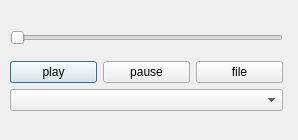
<?xml version="1.0" encoding="UTF-8"?>
<ui version="4.0">
 <class>Dialog</class>
 <widget class="QDialog" name="Dialog">
  <property name="geometry">
   <rect>
    <x>0</x>
    <y>0</y>
    <width>298</width>
    <height>140</height>
   </rect>
  </property>
  <property name="sizePolicy">
   <sizepolicy hsizetype="Fixed" vsizetype="Fixed">
    <horstretch>0</horstretch>
    <verstretch>0</verstretch>
   </sizepolicy>
  </property>
  <property name="windowTitle">
   <string>Dialog</string>
  </property>
  <widget class="QWidget" name="">
   <property name="geometry">
    <rect>
     <x>10</x>
     <y>20</y>
     <width>273</width>
     <height>101</height>
    </rect>
   </property>
   <layout class="QVBoxLayout" name="verticalLayout_2">
    <item>
     <widget class="QSlider" name="horizontalSlider">
      <property name="orientation">
       <enum>Qt::Horizontal</enum>
      </property>
     </widget>
    </item>
    <item>
     <layout class="QVBoxLayout" name="verticalLayout">
      <item>
       <layout class="QHBoxLayout" name="horizontalLayout">
        <property name="sizeConstraint">
         <enum>QLayout::SetDefaultConstraint</enum>
        </property>
        <item>
         <widget class="QPushButton" name="pushButton">
          <property name="text">
           <string>play</string>
          </property>
         </widget>
        </item>
        <item>
         <widget class="QPushButton" name="pushButton_2">
          <property name="text">
           <string>pause</string>
          </property>
         </widget>
        </item>
        <item>
         <widget class="QPushButton" name="pushButton_3">
          <property name="text">
           <string>file</string>
          </property>
         </widget>
        </item>
       </layout>
      </item>
      <item>
       <widget class="QComboBox" name="comboBox"/>
      </item>
     </layout>
    </item>
   </layout>
  </widget>
 </widget>
 <resources/>
 <connections/>
</ui>
